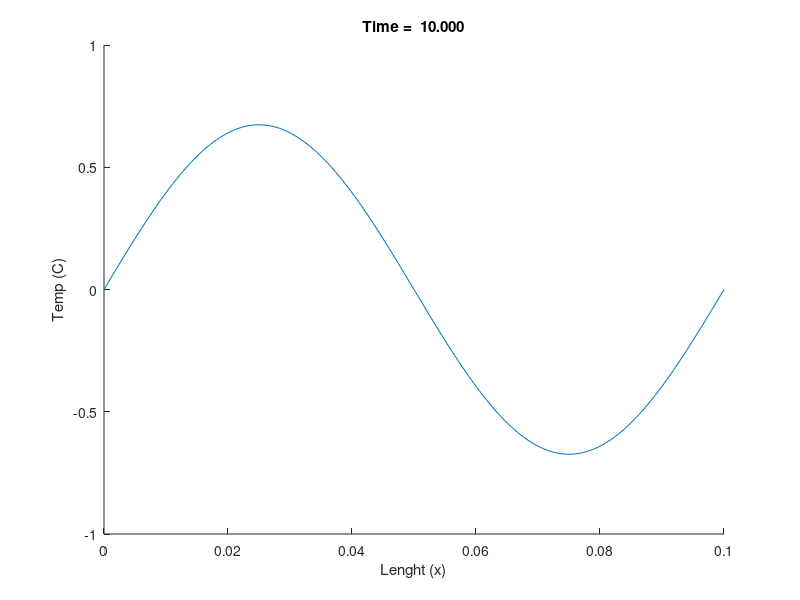

Source code (MATLAB):
%% EMEC303
% HW 8
% Hannah King

clear; clc;
%% Problem 1a
%Inputs
L = 0.1; 
D = 1*10^-5;

n=100;

%Initial Conditions
t = 0;
x = linspace(0,L,n);
T = zeros(1,n);
dt = 0.01;
dx= x(2);

for i=1:n
    T(i) = sin((2*pi*x(i))/L);
end

%Iterate
Tnew=T;

for N = 1:1000
    %Time update
    t = t + dt;
    
    for i = 2:n-1
        Tnew(i) = T(i) + dt*(D*(T(i-1) -...
            2*T(i) + T(i+1))/(dx^2));
    end
    T = Tnew;
    
    %Boundary Conditions
    T(1) = 0;
    T(n) = 0;
    
    %Plot
    if rem(N,100)== 0
        figure(1); clf(1)
        hold on
        plot(x,T)
        xlabel("Lenght (x)")
        ylabel("Temp (C)")
        string=sprintf('Time = %7.3f',t);
        title(string)
        hold off
    end
end
